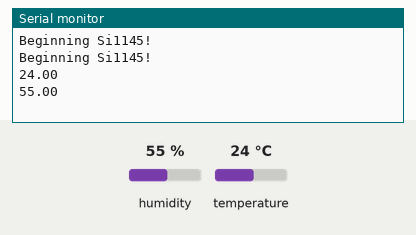
The sketch below on a simulated ESP32. On the bench: the last lines printed to the serial monitor. The test bench sets the inputs (shaded band); at power-on: humidity 55 %, temperature 24 °C. WiFi joins after 1.5 s; servers stay silent unless stated.

Above: at 5.0 s.
5.1 s: humidity set to 22 %
At 6.4 s:
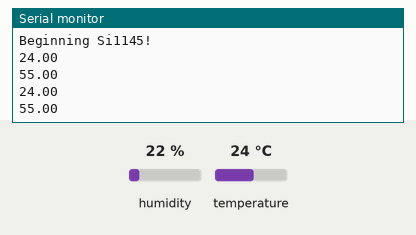
6.6 s: temperature set to 12 °C
At 8.0 s:
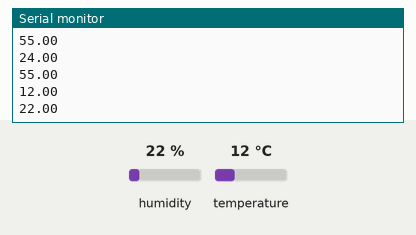
8.1 s: humidity set to 40 %
At 9.2 s:
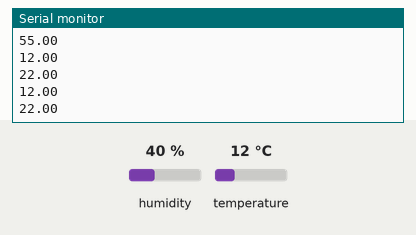
Timing chart, 0 to 11.1 s (numbered marks = the images above; inputs shaded):
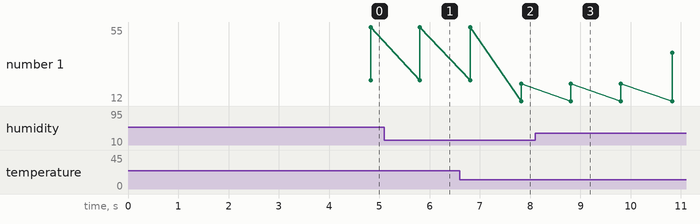

Measured:
- after the input at 6.6 s, the serial monitor: prints a new line after 1.2 s (image 2)
- plotted number 1: 22 → 40 after the input at 8.1 s

The sketch:

Code_ESP32_Weather_Station.ino
```cpp
#define BLYNK_PRINT Serial
#define BLYNK_TEMPLATE_ID "TMPL31s_s9O87"
#define BLYNK_TEMPLATE_NAME "ESP 32 WEATHER STATION"

#include <WiFi.h> // importing all the required libraries
#include <WiFiClient.h>
#include <BlynkSimpleEsp32.h>
#include "Arduino.h"
#include "DHT.h"
// #include "SI114X.h"
#include "BMP085.h"
#include <Wire.h>

float temperature; // parameters
float humidity;
float pressure;
float mbar;
// float uv;
// float visible;
// float ir;

// SI114X SI1145 = SI114X(); // initialise sunlight sensor
// BMP085 myBarometer; // initialise pressure sensor

char auth[] = "46hn_AQnq0X8alAUNZLka8O8DfblSRhd"; // replace this with your auth token
char ssid[] = "one Plus"; // replace this with your wifi name (SSID)
char pass[] = "rishabh1"; // replace this with your wifi password

#define DHTPIN 13 // dht sensor is connected to D5
#define DHTTYPE DHT11     // DHT 11
// #define DHTTYPE DHT11   // DHT 22, AM2302, AM2321
//#define DHTTYPE DHT21   // DHT 21, AM2301

DHT dht(DHTPIN, DHTTYPE); // initialise dht sensor
BlynkTimer timer;

void sendSensor() // function to read sensor values and send them to Blynk
{
  humidity = dht.readHumidity();
  temperature = dht.readTemperature();
  if (isnan(humidity) || isnan(temperature))
  {
    Serial.println("Failed to read from DHT sensor!");
    return;
  }

  // pressure = myBarometer.bmp085GetPressure(myBarometer.bmp085ReadUP()); // read pressure value in pascals
  // m/bar = pressure / 100; // convert millibar to pascals
  // visible = SI1145.ReadVisible(); // visible radiation
  // ir = SI1145.ReadIR(); // IR radiation
  // uv = SI1145.ReadUV(); // UV index
  Serial.println(temperature);
  Serial.println(humidity);
  Blynk.virtualWrite(V0, temperature); // send all the values to their respective virtual pins
  Blynk.virtualWrite(V1, humidity);
  // Blynk.virtualWrite(V2, mbar);
  // Blynk.virtualWrite(V3, visible);
  // Blynk.virtualWrite(V4, ir);
  // Blynk.virtualWrite(V5, uv);
}

void setup()
{
  Serial.begin(115200);
  Serial.println("Beginning Si1145!");
  // while (!SI1145.Begin())
  // {
    // Serial.println("Si1145 is not ready!");
    // delay(1000);
  // }
  // Serial.println("Si1145 is ready!");
  // myBarometer.init();
  Serial.println("Beginning Si1145!");
  dht.begin();
  delay(1000);
  Blynk.begin(auth, ssid, pass);
  delay(1000);
  timer.setInterval(1000L, sendSensor); // sendSensor function will run every 1000 milliseconds
}

void loop()
{
  Blynk.run();
  timer.run();
}
```
